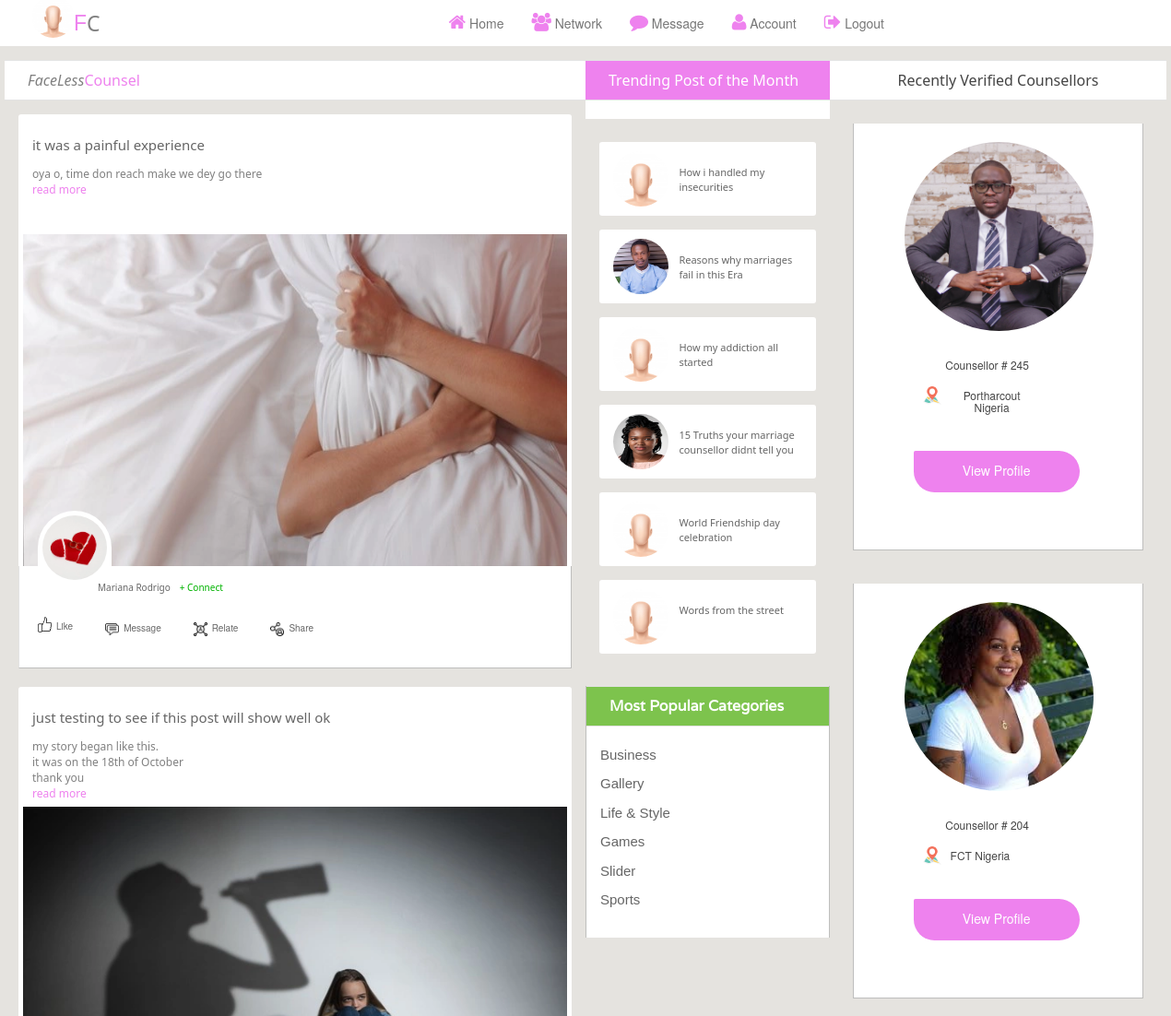
/fields?page=2 (signed in, upper part), run on an earlier commit of the app's database.
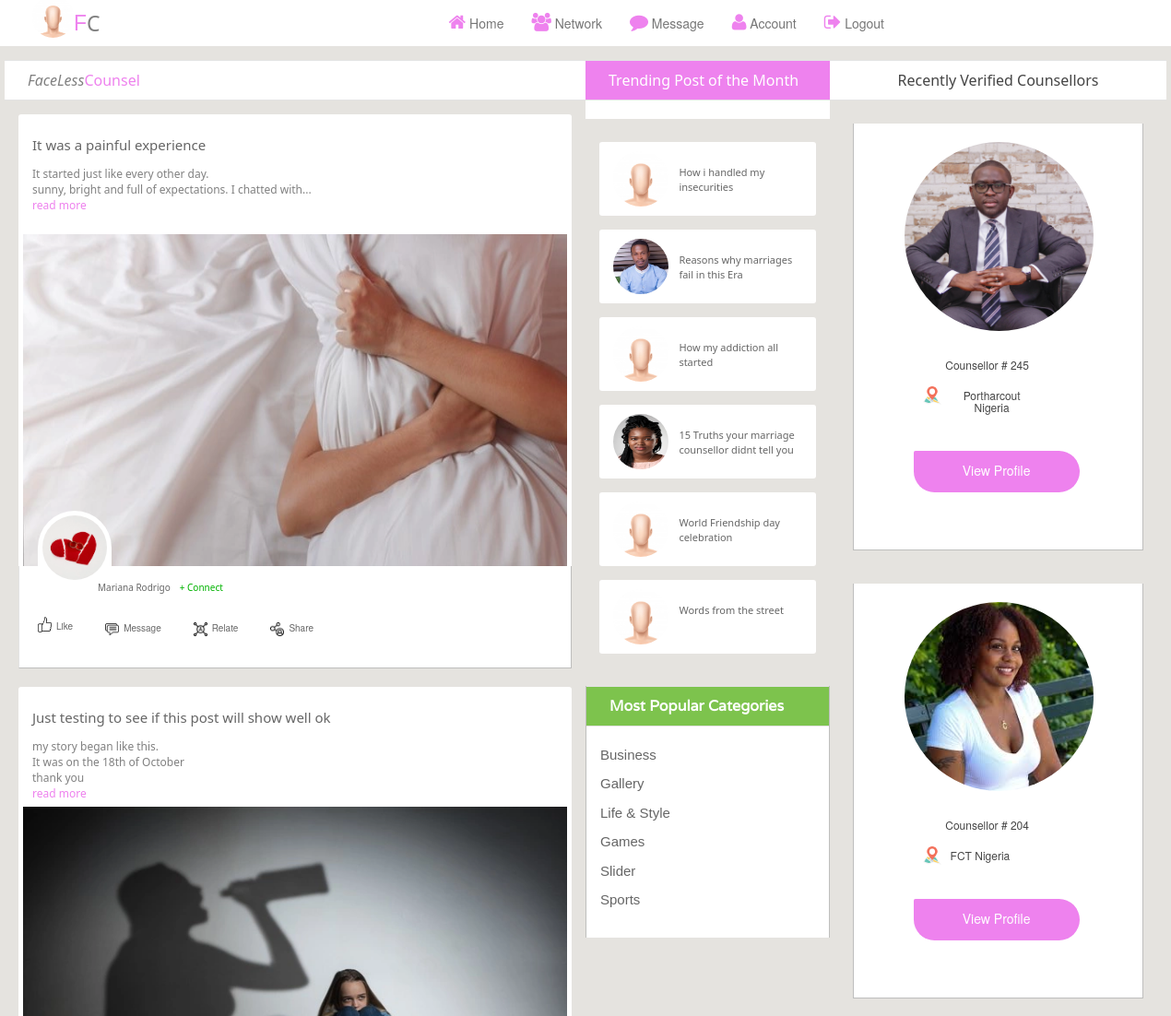
And on a later commit of the database.
### fc/models.py (models this page shows)
class Posts(db.Model, UserMixin):
    id = db.Column(db.Integer, primary_key=True)
    poster_username = db.Column(db.String(255), nullable=False)
    poster_email = db.Column(db.String(255), nullable=False)
    poster_img = db.Column(db.String(255), nullable=False)
    post_id = db.Column(db.String(255), nullable=True)
    post_title = db.Column(db.String(255), nullable=True)
    post_desc = db.Column(db.String(255), nullable=True)
    post_img = db.Column(db.String(255), nullable=True)
    post_like = db.Column(db.String(255), nullable=True)
    post_relate = db.Column(db.String(255), nullable=True)
    post_message = db.Column(db.String(255), nullable=True)
    post_trend = db.Column(db.String(255), nullable=True)
    posted_date = db.Column(db.DateTime(), default=datetime.utcnow)
    post_status = db.Column(db.String(255), nullable=True, default= 0)
    completed_at = db.Column(db.DateTime(), default=datetime.utcnow)
    status = db.Column(db.String(255), nullable=True, default= 0)
    active = db.Column(db.Boolean())
    confirmed_at = db.Column(db.DateTime())

### fc/routes.py (the view)
@app.route('/fields', methods=['GET', 'POST'])
@login_required
def fields():
  page = request.args.get('page', 1, type=int)
  page1 = request.args.get('page', 1, type=int)
  posts = Posts.query.order_by(Posts.posted_date.desc()).paginate(page = page,  per_page=4)
  workers = Worker.query.order_by(Worker.completed_at.desc())
  return render_template('/fields.html', title='field', workers = workers, posts = posts)

### fc/__init__.py (called while the page is built)
@login_manager.user_loader
def load_user(user_id):
	return User.query.get(int(user_id))

### fc/momentjs.py (called while the page is built)
    def render(self, format):
        return Markup(
            "<script>\ndocument.write(moment(\"%s\").%s);\n</script>" %
            (self.timestamp.strftime("%Y-%m-%dT%H:%M:%S Z"), format))

    def fromNow(self):
        return self.render("fromNow()")

### fc/templates/fields.html (shortened to what the changed rows need)
<!DOCTYPE html>
<html>
<head>
<link rel="stylesheet" href="static/field_style/assets/css/bootstrap.min.css">
<link rel="stylesheet" href="static/field_style/assets/css/font-awesome.min.css">
<link rel="stylesheet" href="static/field_style/assets/css/font.css">
<link rel="stylesheet" href="static/field_style/assets/css/animate.css">
<link rel="stylesheet" href="static/field_style/assets/css/structure.css">
</head>
<body>
<section id="contentbody">
  <div class="container border-2 shadow-lg">
    <div class="row">
      <div class=" col-sm-12 col-md-6 col-lg-6">
        <div class="row border-2 shadow-lg">
          <div class="leftbar_content">
            <h2 style="font-weight: 100;font-family: system-ui;color:grey;font-style: italic;"> FaceLess<span style="font-weight:400; color:violet; font-style: initial;">Counsel</span></h2>
              {% for post in posts.items  %}
            <div class="single_stuff border-1 shadow-sm wow fadeInDown" style="margin-top:-40px">
              <div class="card border-2 shadow-lg" style="background-color: #ffffff; height:130px; margin-top:30px;border-top-right-radius:3px;border-top-left-radius:3px; padding:5px 15px">
                  <h2 style="font-size:15px;font-family: system-ui;font-weight:500;"><a href="{{url_for('post_detail', post_id = post.id)}}" style="text-decoration: none">{{post.post_title}}</a></h2>
                  <p style="color:grey; font-size:12px;font-family: system-ui;font-weight: 400; text-overflow: ellipsis; white-space: pre-line;margin-top:-13px" >
                  {{ post.post_desc | truncate(100) }}
                  <a href="{{url_for('post_detail', post_id = post.id)}}" style="color:violet; text-decoration: none">read more</a></p>
              </div>
              <center>
              <div class="card border-2 shadow-lg" style="z-index: 1">
              <div class="single_stuff_img" style="background-color: #ffffff; z-index: -1" >
                         <a style="z-index: 1">
                         {% if 'mp4' in post.post_img %}
                         <center>
                        <video  class="img-view-video border-2 shadow-lg" style="border: 1px solid #f0f0f5;z-index: 1;position: relative;object-fit:contain;" controls>
                            <source src={{url_for('static', filename='user_uploads/' + post.post_img)}} type="video/mp4"  class="img-view-video" allowfullscreen style="z-index: -1; object-fit:cover">
                            Your browser does not support the video tag.
                          </video>
                          </center>
                          {% else %}
                         <img class="img-view" src="{{url_for('static', filename='user_uploads/' + post.post_img)}}" alt="" >
                         {% endif %}
                         </a>
               </div>
                </div>
            </center>
              <div class="single_stuff_article border-1 shadow-sm" style="background-color: #ffffff;z-index: 900; position:relative;">
                <div class="single_sarticle_inner" style="border-radius: 100px; background-color: #ffffff;padding: 5px 5px;z-index: 900">
                 <a class="stuff_category" href="{{url_for('user_detail',  email = post.poster_email)}}"><img src="{{url_for('static', filename='user_uploads/' + post.poster_img)}}" style="width:70px;height:70px;border-radius: 100px;z-index: 9000"> </a>
                </div>
                <div style=" height:50px;position: absolute; margin: 1px -0px;">
                  <div style="display: flex;left:70px;position:absolute;margin:10px;">
                    <a href="{{url_for('user_detail',  email = post.poster_email)}}" style="padding: 5px 5px; font-size: 10px; font-family: system-ui;font-weight:100;text-decoration: none;text-transform: capitalize;">{{post.poster_username}}</a>
                    <a href="" style="padding: 5px 5px;font-size: 10px;color:#00b300;font-family: system-ui;font-weight:100;text-decoration: none;">+ Connect </a>
    <a style="padding: 5px 5px;font-size: 10px;font-family: system-ui;font-weight:100; margin-right: 30px;text-decoration: none;">{{ momentjs(post.posted_date).fromNow() }} </a>
                  </div>
                    <div style="display: flex;justify-content:space-around; position: relative;top:50px; left:0px">
                     <a href="" style="padding: 5px 15px; font-size: 10px; text-decoration: none;"><img src="" alt=""><img src="/static/field_style/assets/img/like.png" alt="" style="width:25px;height:25px;padding: 4px 5px; margin-top:-5px">Like</a>
                      <a href="" style="padding: 5px 15px;font-size: 10px;text-decoration: none;"><img src="" alt=""><img src="/static/field_style/assets/img/message.png" alt="" style="width:25px;height:25px;padding: 5px 5px">Message </a>
                      <a href="" style="padding: 5px 15px;font-size: 10px;text-decoration: none;"><img src="" alt=""><img src="/static/field_style/assets/img/relations.png" alt="" style="width:25px;height:25px;padding: 5px 5px">Relate </a>
                      <a href="" style="padding: 5px 15px;font-size: 10px;text-decoration: none;"><img src="" alt=""><img src="/static/field_style/assets/img/share.png" alt="" style="width:25px;height:25px;padding: 5px 5px">Share </a>
                   </div>
                </div>
              </div>
            </div>
                {% endfor %}
            <br>
          </div>
        </div>
      </div>
      <div class="col-sm-6 col-md-2 col-lg-2">
        <div class="row">
          <div class="middlebar_content">
            <h2 class="violet_bg" style="background-color: violet; font-family: system-ui;font-weight:100">Trending Post of the Month</h2>
            <div class="popular_categori  wow fadeInUp">
              <h2 class="limeblue_bg">Most Popular Categories</h2>
            </div>
          </div>
        </div>
      </div>
      <div class="col-sm-6 col-md-4 col-lg-4">
        <div class="row">
          <div class="rightbar_content">
            <div class="single_blog_sidebar wow fadeInUp">
              <h2 style="text-transform: capitalize;font-family: system-ui;font-weight: 100; text-align: center;">Recently Verified Counsellors</h2>
              <br>
            </div>
          </div>
        </div>
      </div>
    </div>
  </div>
</section>
</body>
</html>

What changed in the data, as far as the page shows it:
changed Posts "Mariana Rodrigo": post_title "it was a painful experience" → "It was a painful experience"; post_desc "oya o, time don reach make we dey go there" → "It started just like every other day. sunny, bright and full of expectations. I chatted with..."
changed Posts: post_title "just testing to see if this post will show well ok" → "Just testing to see if this post will show well ok"; post_desc "my story began like this. it was on the 18th of October thank you" → "my story began like this. It was on the 18th of October thank you"
